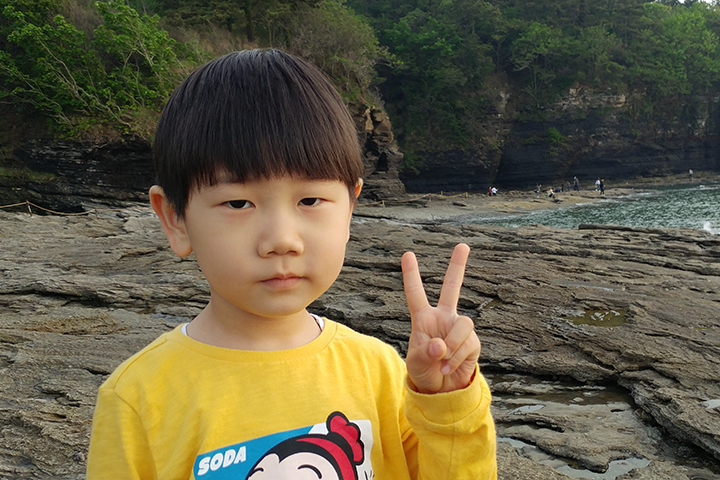
#> input picture Histogram Backpropagation/model.png, 720 x 480 px
$ jupyter execute --allow-errors 'histogram backprojection.ipynb'   (shell and % lines are left out)
#> lines starting #> are read from the running program, lines starting #| are printed output that depends on the picture; after the words box and inside, x2 and y2 are one past the last pixel; in counts of white or black regions, pixels touching at a corner belong together
# 1. 히스토그램 역투영(Histogram backprojection)

- 기준 영상의 히스토그램 정보를 이용하여 입력 영상에서 찾고자 하는 물체를 검출하는 방법
- 물체의 모양은 무시하고 단순히 컬러 분포만으로 검출하는 방법
- 히스토그램을 매핑 함수로 사용하여, 화소 값을 신뢰도 값으로 변환

## 예) 피부색 영역 검출하기
- RGB 색상 공간 => HSL(또는 HLS) 색상 공간으로 변환
  - H(Hue): 색상
  - S(Saturation): 채도
  - L(Lightness): 밝기

- 밝기(L)는 조명에 따라 쉽게 변할 뿐만 아니라 피부와 비슷한 밝기를 갖는 다른 영역이 여러 군데 존재할 가능성이 높음
- 따라서, 밝기(L)는 무시하고 색상(H)과 채도(S)를 사용함

# 2. 수행 과정


- 기준 영상 $m$에서 구한 히스토그램 $h_m$을 어떤 화소 값이 피부에 해당하는지에 대한 신뢰도 값으로 변환해주는 함수로 사용함
- 새로운 입력 영상 $i$가 주어지면 $h_m$을 이용하여 피부색 영역 검출
- 실제로는 $h_m$ 대신 비율 히스토그램 $h_r$을 사용함

$$
h_{r}(i,j)=min(\frac{\hat{h_m}(i,j)}{\hat{h_i}(i,j)}, 1.0)
$$


- 결과


# 3. 장단점

- 한계
  - 비슷한 색 분포를 갖는 다른 물체를 구별 못함
  - 검출 대상이 여러 색 분포를 갖는 경우 여러 개의 모델을 사용해야 하므로 오류 가능성을 높아짐
  - 특히 피부색 검출의 경우 인종에 따라 결과가 달라짐
  - 따라서, 컴퓨터 비전 분야에서는 물체 검출 문제를 풀 때 **모양 특징을 주로 사용**하며, 상황에 따라 **색 정보를 보조적으로 사용함**

<br>

- 장점
  - 물체의 이동이나 회전이 발생하더라도 히스토그램은 불변하므로 성능이 유지됨
  - 물체의 일부가 가려진 경우에도 어느 정도 작동함
  - 따라서, 배경의 색 분포가 균일하면서 물체의 색 분포와 겹치지 않는 경우에 유용함

### [reference]
  - image - https://github.com/sunkyoo/opencv4cvml/tree/master/ch10/backproj
  [](https://theailearner.com/2019/04/18/histogram-backprojection/)

# 4. Practice
## 1) 기준 영상 정보 확인

[cell 1]
import cv2
import matplotlib.pyplot as plt

# 기준 영상 읽어오기
img_m = cv2.imread('model.png')
#> img_m is the input picture: shape (480, 720, 3); mean B, G, R 67.8, 93.2, 100.5
mask = cv2.imread('mask.bmp', cv2.IMREAD_GRAYSCALE)
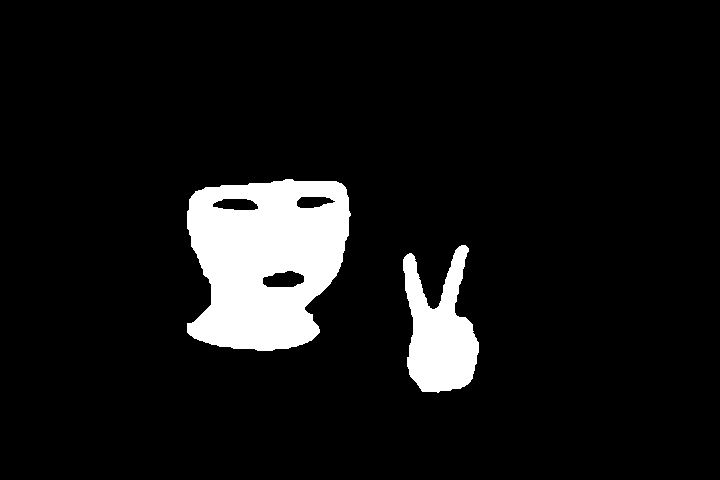
#> input picture Histogram Backpropagation/mask.bmp, 720 x 480 px
#> mask: shape (480, 720); 8.1% white; 2 white regions, box (x1, y1, x2, y2) and area: (187, 179, 351, 351) 21231, (403, 245, 479, 393) 6784
masked_img = cv2.bitwise_and(img_m, img_m, mask=mask)
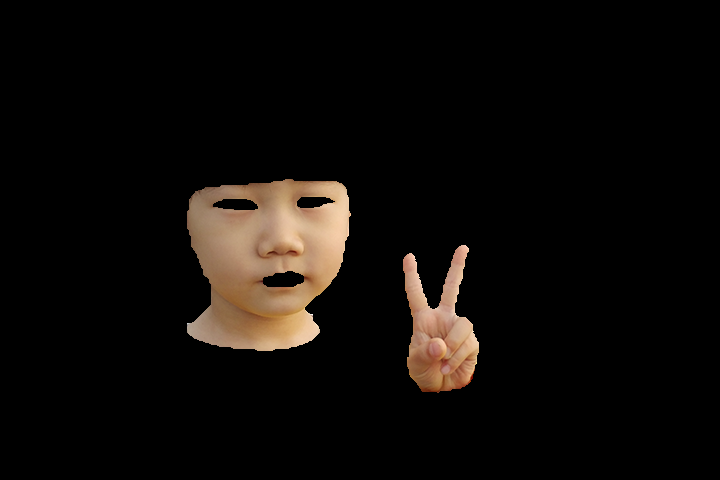
#> masked_img: shape (480, 720, 3); mean B, G, R 8.6, 11.4, 14.8

# 기준 영상의 R,G,B 채널 히스토그램 계산
hist_b = cv2.calcHist([img_m], [0], mask, [256], [0,256])
#> hist_b = 256 values, max 388 at index 103, min 0 at index 3, mean 109.4
hist_g = cv2.calcHist([img_m], [1], mask, [256], [0,256])
#> hist_g = 256 values, max 364 at index 135, min 0 at index 0, mean 109.4
hist_r = cv2.calcHist([img_m], [2], mask, [256], [0,256])
#> hist_r = 256 values, max 409 at index 171, min 0 at index 0, mean 109.4

# RGB -> HSL 변환
hls_m = cv2.cvtColor(img_m, cv2.COLOR_BGR2HLS)
#> hls_m: shape (480, 720, 3); mean of channels 0, 1, 2 42.2, 85.3, 63.1

# 기준 영상의 H,S,L 채널 히스토그램 계산
hist_h = cv2.calcHist([hls_m], [0], mask, [256], [0,256])
#> hist_h = 256 values, max 6646 at index 14, min 0 at index 20, mean 109.4
hist_l = cv2.calcHist([hls_m], [1], mask, [256], [0,256])
#> hist_l = 256 values, max 482 at index 112, min 0 at index 0, mean 109.4
hist_s = cv2.calcHist([hls_m], [2], mask, [256], [0,256])
#> hist_s = 256 values, max 497 at index 86, min 0 at index 1, mean 109.4

# 기준 영상 및 히스토그램 시각화
plt.figure(figsize=(13, 13))

# cv2.cvtColor(img_m, cv2.COLOR_BGR2RGB)
plt.subplot(331), plt.imshow(img_m[...,::-1]), plt.title('Origianl Image'), plt.axis('off')
plt.subplot(332), plt.imshow(mask,'gray'), plt.title('Mask'), plt.axis('off')
plt.subplot(333), plt.imshow(masked_img[...,::-1]), plt.title('Masked Image'), plt.axis('off')

plt.subplot(334), plt.plot(hist_b), plt.title('Histogram_B'), plt.xlim([0,256])
plt.subplot(335), plt.plot(hist_g), plt.title('Histogram_G'), plt.xlim([0,256])
plt.subplot(336), plt.plot(hist_r), plt.title('Histogram_R'), plt.xlim([0,256])

plt.subplot(337), plt.plot(hist_h), plt.title('Histogram_H'), plt.xlim([0,256])
plt.subplot(338), plt.plot(hist_l), plt.title('Histogram_L'), plt.xlim([0,256])
plt.subplot(339), plt.plot(hist_s), plt.title('Histogram_S'), plt.xlim([0,256])

plt.tight_layout()
plt.show()
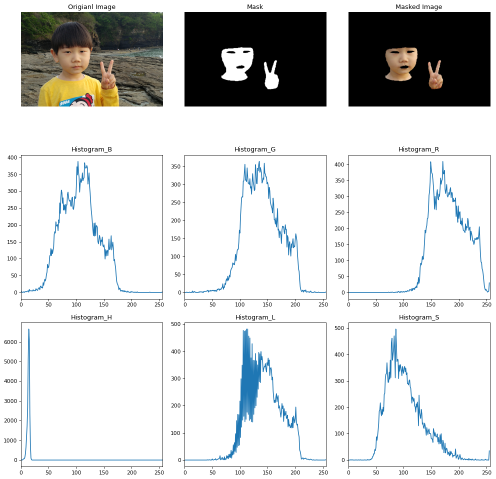
#> figure drawn by matplotlib, 9 panels; panel 4: curve peaks at x = 103, y = 388; panel 5: curve peaks at x = 135, y = 364; panel 6: curve peaks at x = 171, y = 409; panel 7: curve peaks at x = 14, y = 6646

## 2) 히스토그램 역투영

[cell 2]
import cv2
import numpy as np
import matplotlib.pyplot as plt

# 기준 영상 불러오기
img_m = cv2.imread('model.png')
mask = cv2.imread('mask.bmp', cv2.IMREAD_GRAYSCALE)

## 기준 영상의 H-S 히스토그램 생성
hls_m = cv2.cvtColor(img_m, cv2.COLOR_BGR2HLS)
hist_m = cv2.calcHist([hls_m], [0,2], mask, [181,256], [0,181,0,256])

[cell 3]
## 기준 영상 피부색 영역 2차원 히스토그램 시각화
import matplotlib.pyplot as plt
from mpl_toolkits.mplot3d import Axes3D

fig = plt.figure()
#> (the rest of this cell did not finish here and is left out)

[cell 4]
## 입력 영상 2차원 히스토그램 시각화
import matplotlib.pyplot as plt
from mpl_toolkits.mplot3d import Axes3D

img_i = cv2.imread('test.png')
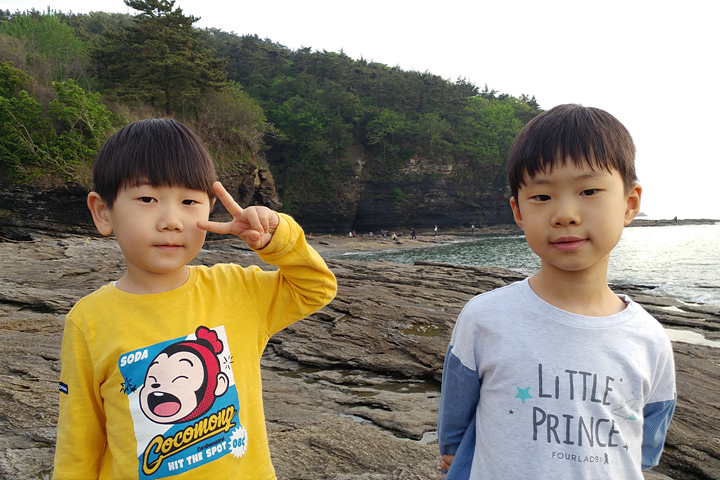
#> input picture Histogram Backpropagation/test.png, 720 x 480 px
#> img_i is the input picture: shape (480, 720, 3); mean B, G, R 116.9, 134.4, 141.2
hls_i = cv2.cvtColor(img_i, cv2.COLOR_BGR2HLS)
#> hls_i: shape (480, 720, 3); mean of channels 0, 1, 2 42.5, 129.7, 58.2

hist_i = cv2.calcHist([hls_i], [0,2], None, [181,256], [0,181,0,256])
hist_i = np.minimum(hist_i, 700)
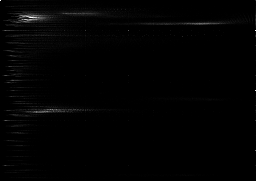
#> hist_i: shape (181, 256) float32; min 0, max 700, mean 6.3; drawn with min black and max white

fig = plt.figure()
#> (the rest of this cell did not finish here and is left out)

[cell 5]
## 입력 이미지의 H-S 히스토그램 계산
img_i = cv2.imread('test.png')
hls_i = cv2.cvtColor(img_i, cv2.COLOR_BGR2HLS)
hist_i = cv2.calcHist([hls_i], [0,2], None, [181,256], [0,181,0,256])

# 히스토그램 정규화
hist_m = (hist_m - hist_m.min()) / (hist_m.max()-hist_m.min())
hist_i = (hist_i - hist_i.min()) / (hist_i.max()-hist_i.min())

## 히스토그램 역투영 수행
'''
To do
'''
hist_r = hist_m/(hist_i + 1.0)#히스토그램의 비율을 나타내기 위해 hist_m과 hist_i를 나눈다.
#이때 hist_i에 1을 더하지 않으면 Nan이 생기므로 1을 더한다.
h,s,v = cv2.split(hls_i)#hsv채널을 분리한다.
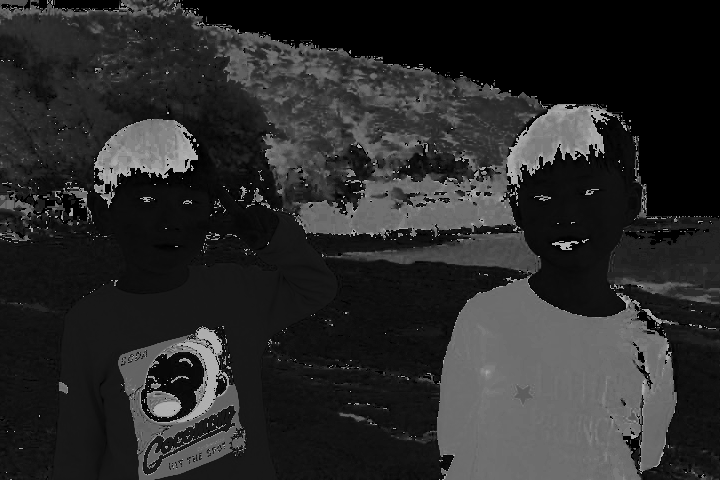
#> h: shape (480, 720); min 0, max 180, mean 42.5
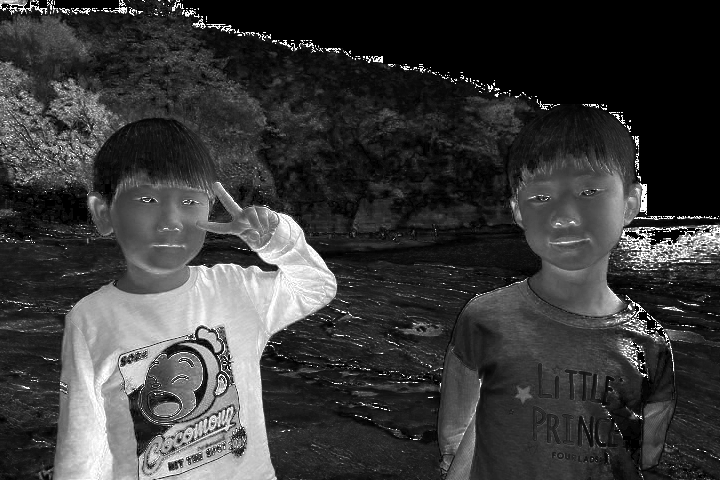
#> v: shape (480, 720); min 0, max 255, mean 58.2
hist_f = hist_r[h.ravel(), s.ravel()]#분리한 hsv 2차원 배열을 1차원 배열로 나타낸다.
hist_f = np.minimum(hist_f, 1.0)#hist_f에서 1.0이상의 값은 1.0으로 만든다.
hist_f = hist_f.reshape(hls_i.shape[:2])#hist_f의 shape를 1차원에서 이미지 크기의 shape로 다시 변경합니다.
cv2.normalize(hist_f, hist_f, 0.0, 255.0, cv2.NORM_MINMAX)#hist_f를 0~ 255 사이의 값으로 정규화한다.
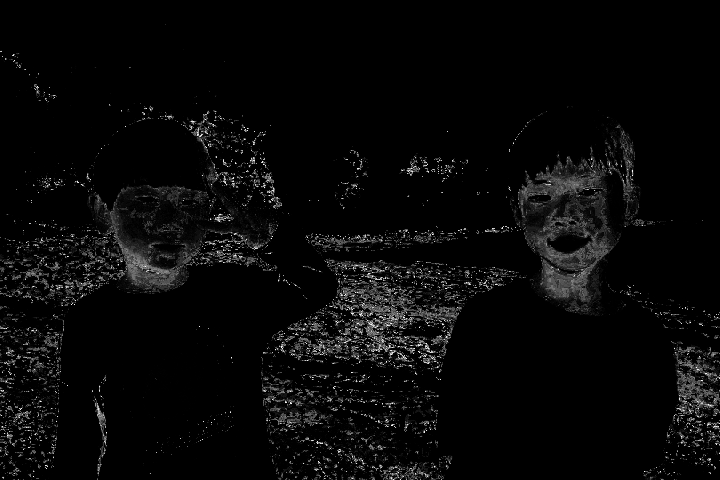
#> hist_f: shape (480, 720) float32; min 0, max 255, mean 8.6
result = np.minimum(hist_f, 1.0)#결과를 출력한다.
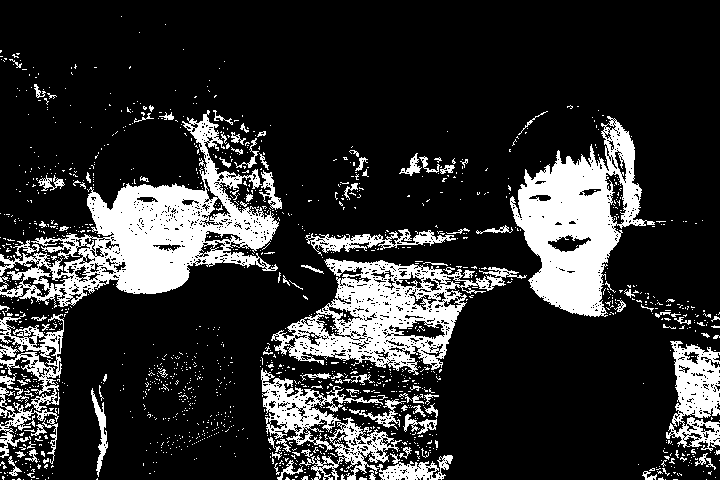
#> result: shape (480, 720) float32; min 0, max 1, mean 0.188

[cell 6]
## 결과 시각화
plt.figure(figsize=(13,4))

plt.subplot(1,2,1)
plt.imshow(img_i[...,::-1])
plt.axis('off')
plt.title('input image')

plt.subplot(1,2,2)
plt.imshow(result,'gray')
plt.axis('off')
plt.title('confidence map')

plt.show()

## 3) 모폴로지 연산을 통한 개선

[cell 7]
## 모폴로지 연산 적용
'''
To do
'''
#Erosion
kernel = np.ones((3, 3),np.uint8)#(3,3)커널을 생성한다.
improved = cv2.erode(result, kernel, iterations = 1)#위의 커널을 이용해서 result를 erision 한번만 한 결과인 improved를 생성한다.
#> improved: shape (480, 720) float32; values 0 (black) and 1 (white), 8.2% white; 643 white regions (565 under 20 px), largest, box (x1, y1, x2, y2) and area: (515, 157, 616, 315) 9381, (88, 185, 277, 293) 7978, (338, 279, 461, 352) 2286

plt.imshow(improved, 'gray')
plt.axis('off')
plt.title('improved')

plt.show()

[cell 8]
## 피부색 영역 검출
skin = cv2.bitwise_and(img_i, img_i, mask=improved.astype('uint8'))

plt.figure(figsize=(13,4))

plt.subplot(1,2,1)
plt.imshow(img_i[...,::-1])
plt.axis('off')
plt.title('test image')

plt.subplot(1,2,2)
plt.imshow(skin[...,::-1])
plt.axis('off')
plt.title('only skin')

plt.show()
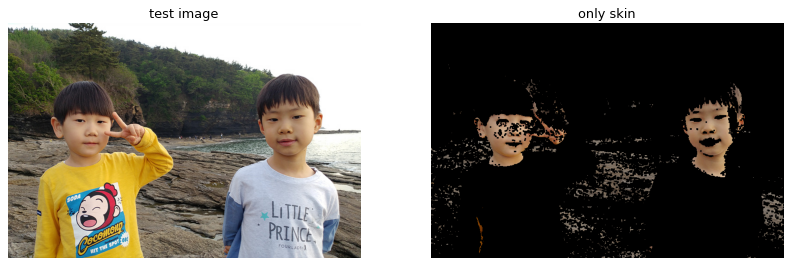
#> figure drawn by matplotlib, 2 panels
